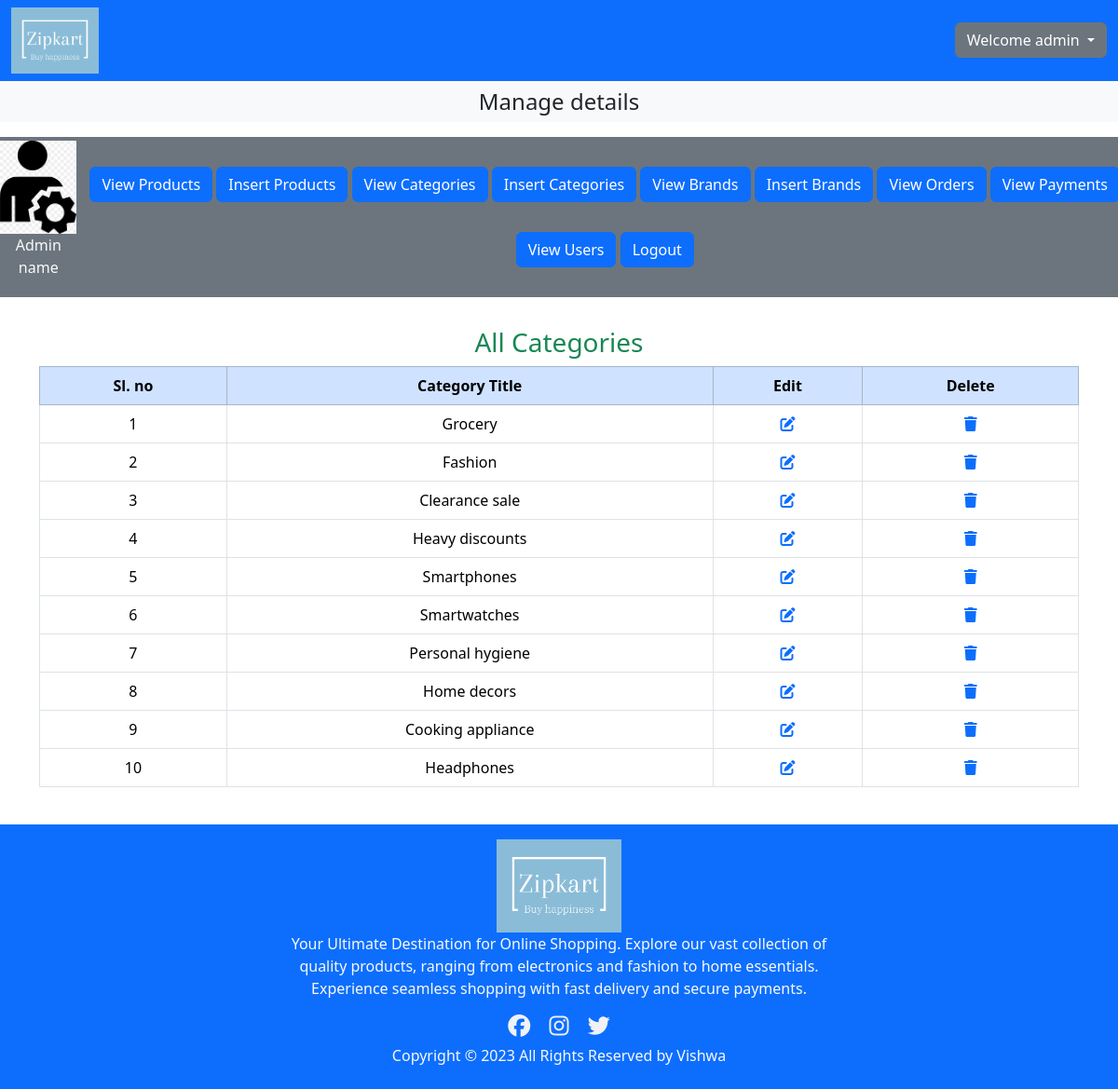
The page /admin/index.php?view_category (signed in) on the database its author committed.
### tables this page shows
CREATE TABLE `categories` (
  `category_id` int(11) NOT NULL,
  `category_title` varchar(120) NOT NULL
);

### admin/view_category.php (the view, shortened to what this page needs)
<h3 class="text-center text-success">
    All Categories
</h3>
<div class="table-responsive">
    <table class="table table-bordered text-center">
        <thead >
            <tr class="table-primary">
                <th>Sl. no</th>
                <th>Category Title</th>
                <th>Edit</th>
                <th>Delete</th>
            </tr>
        </thead>
        <tbody>
            <?php
            $number=1;
            $category="select * from `categories`";
            $category_result=mysqli_query($con,$category);
            while($data=mysqli_fetch_assoc($category_result))
            {
                $id=$data['category_id'];
                $title=$data['category_title'];
                $modal_name='exampleModal'.$id;
                $target_modal='#'.$modal_name;
                echo "<tr>
                <td>$number</td>
                <td>$title</td>
                <td><a href='index.php?edit_category=$id'><i class='fa-solid fa-pen-to-square'></i></a></td>
                <td><a href='index.php?delete_category=$id' type='button' data-bs-toggle='modal' data-bs-target=$target_modal><i class='fa-solid fa-trash'></i></a></td>
                </tr>
                <div class='modal fade' id=$modal_name tabindex='-1' role='dialog' aria-labelledby='exampleModalLabel' aria-hidden='true'>
                  <div class='modal-dialog' role='document'>
                    <div class='modal-content'>
                      <div class='modal-body'>
                        <h6>Are you sure you want to delete this category?</h6>
                      </div>
                      <div class='modal-footer'>
                        <button type='button' class='btn btn-secondary' data-dismiss='modal'><a href='index.php?view_category' class='text-light text-decoration-none'>No</a></button>
                        <button type='button' class='btn btn-primary'><a href='index.php?delete_category=$id' class='text-light text-decoration-none'>Yes</a></button>
                      </div>
                    </div>
                  </div>
                </div>";
                $number++;
            }
            ?>
        </tbody>
    </table>
</div>

### styles.css (style rules this page uses)
* { margin:0; padding:0; box-sizing: border-box; }

### admin/index.php (style rules this page uses)
body { overflow-x: hidden; }

### rows shown on the page
categories: category_title "Grocery"
categories: category_title "Fashion"
categories: category_title "Clearance sale"
categories: category_title "Heavy discounts"
categories: category_title "Smartphones"
categories: category_title "Smartwatches"
categories: category_title "Personal hygiene"
categories: category_title "Home decors"
categories: category_title "Cooking appliance"
categories: category_title "Headphones"

### other values the page prints
$name "admin"
